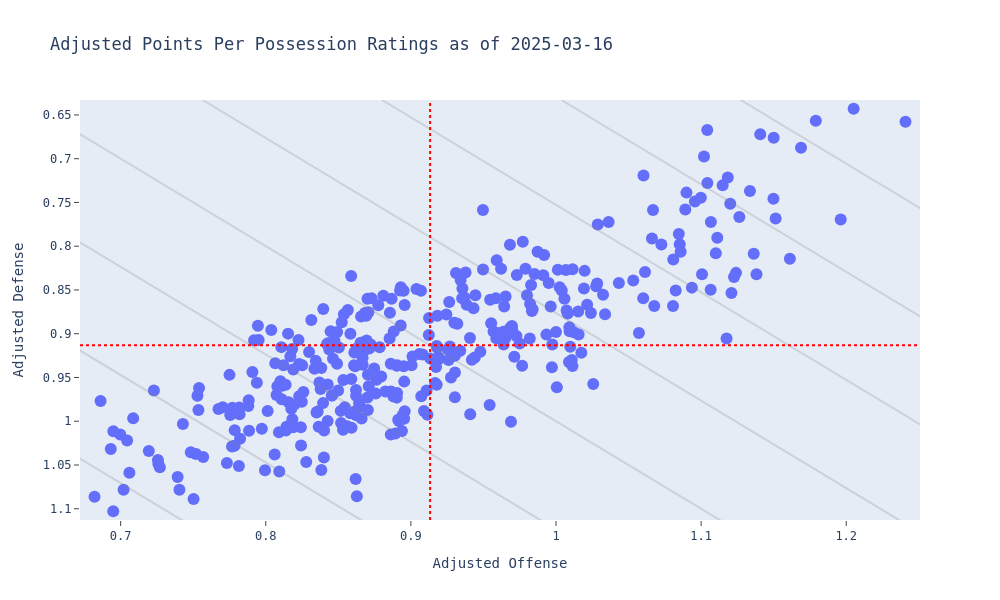

The code cell stored with this chart in its notebook:
### Code cell
import plotly.express as px

fig = px.scatter(
    df_ppp_all,
    x='Adjusted Offense',
    y='Adjusted Defense',
    hover_data='Team',
    title=f'Adjusted Points Per Possession Ratings as of {df["Date"].max().strftime("%Y-%m-%d")}',
    width=1_000, height=600,
)

fig.update_layout(
    font_family='monospace',
    hovermode='closest',
    yaxis=dict(
        showgrid=False,
        ticks='outside',
    ),
    xaxis=dict(
        showgrid=False,
        ticks='outside',
    ),
    xaxis_range=(df_ppp_all['Adjusted Offense'].min()-0.01, df_ppp_all['Adjusted Offense'].max()+0.01),
    yaxis_range=(df_ppp_all['Adjusted Defense'].max()+0.01, df_ppp_all['Adjusted Defense'].min()-0.01),
)

fig.update_traces(marker=dict(size=12))

fig.add_vline(
    x=df_ppp_all['Adjusted Offense'].mean(),
    line=dict(color="red", width=2, dash="dot")
)

fig.add_hline(
    y=df_ppp_all['Adjusted Defense'].mean(),
    line=dict(color="red", width=2, dash="dot")
)

# sloped gridlines
minimum = min(df_ppp_all['Adjusted Offense'].min(), df_ppp_all['Adjusted Defense'].min())-0.01
maximum = max(df_ppp_all['Adjusted Offense'].max(), df_ppp_all['Adjusted Defense'].max())+0.01

for offset in np.linspace(0, maximum-minimum, 6):
    fig.add_scatter(
        x=(minimum+offset, maximum+offset),
        y=(minimum, maximum),
        mode='lines',
        line_color='grey',
        opacity=0.25,
        showlegend=False,
        hoverinfo='skip'
    )

    if offset:
        fig.add_scatter(
            x=(minimum-offset, maximum-offset),
            y=(minimum, maximum),
            mode='lines',
            line_color='grey',
            opacity=0.25,
            showlegend=False,
            hoverinfo='skip'
        )

fig.show()

### Figure 1 — Plotly figure (JSON) as saved in the notebook; plotly's stock layout.template omitted (floating-point values rounded to 4 significant figures; data arrays with more than 128 entries replaced by an {"elided": "..."} marker saying what was removed)
{"data": [{"customdata": {"elided": "362x1 str values"}, "hovertemplate": "Adjusted Offense=%{x}<br>Adjusted Defense=%{y}<br>Team=%{customdata[0]}<extra></extra>", "legendgroup": "", "marker": {"color": "#636efa", "size": 12, "symbol": "circle"}, "mode": "markers", "name": "", "orientation": "v", "showlegend": false, "type": "scatter", "x": {"elided": "362 float values"}, "xaxis": "x", "y": {"elided": "362 float values"}, "yaxis": "y"}, {"hoverinfo": "skip", "line": {"color": "grey"}, "mode": "lines", "opacity": 0.25, "showlegend": false, "type": "scatter", "x": [0.6329, 1.251], "y": [0.6329, 1.251]}, {"hoverinfo": "skip", "line": {"color": "grey"}, "mode": "lines", "opacity": 0.25, "showlegend": false, "type": "scatter", "x": [0.7565, 1.374], "y": [0.6329, 1.251]}, {"hoverinfo": "skip", "line": {"color": "grey"}, "mode": "lines", "opacity": 0.25, "showlegend": false, "type": "scatter", "x": [0.5094, 1.127], "y": [0.6329, 1.251]}, {"hoverinfo": "skip", "line": {"color": "grey"}, "mode": "lines", "opacity": 0.25, "showlegend": false, "type": "scatter", "x": [0.8801, 1.498], "y": [0.6329, 1.251]}, {"hoverinfo": "skip", "line": {"color": "grey"}, "mode": "lines", "opacity": 0.25, "showlegend": false, "type": "scatter", "x": [0.3858, 1.004], "y": [0.6329, 1.251]}, {"hoverinfo": "skip", "line": {"color": "grey"}, "mode": "lines", "opacity": 0.25, "showlegend": false, "type": "scatter", "x": [1.004, 1.622], "y": [0.6329, 1.251]}, {"hoverinfo": "skip", "line": {"color": "grey"}, "mode": "lines", "opacity": 0.25, "showlegend": false, "type": "scatter", "x": [0.2622, 0.8801], "y": [0.6329, 1.251]}, {"hoverinfo": "skip", "line": {"color": "grey"}, "mode": "lines", "opacity": 0.25, "showlegend": false, "type": "scatter", "x": [1.127, 1.745], "y": [0.6329, 1.251]}, {"hoverinfo": "skip", "line": {"color": "grey"}, "mode": "lines", "opacity": 0.25, "showlegend": false, "type": "scatter", "x": [0.1386, 0.7565], "y": [0.6329, 1.251]}, {"hoverinfo": "skip", "line": {"color": "grey"}, "mode": "lines", "opacity": 0.25, "showlegend": false, "type": "scatter", "x": [1.251, 1.869], "y": [0.6329, 1.251]}, {"hoverinfo": "skip", "line": {"color": "grey"}, "mode": "lines", "opacity": 0.25, "showlegend": false, "type": "scatter", "x": [0.01505, 0.6329], "y": [0.6329, 1.251]}], "layout": {"font": {"family": "monospace"}, "height": 600, "hovermode": "closest", "legend": {"tracegroupgap": 0}, "shapes": [{"line": {"color": "red", "dash": "dot", "width": 2}, "type": "line", "x0": 0.9133, "x1": 0.9133, "xref": "x", "y0": 0, "y1": 1, "yref": "y domain"}, {"line": {"color": "red", "dash": "dot", "width": 2}, "type": "line", "x0": 0, "x1": 1, "xref": "x domain", "y0": 0.9133, "y1": 0.9133, "yref": "y"}], "title": {"text": "Adjusted Points Per Possession Ratings as of 2025-03-16"}, "width": 1000, "xaxis": {"anchor": "y", "domain": [0, 1], "range": [0.672, 1.251], "showgrid": false, "ticks": "outside", "title": {"text": "Adjusted Offense"}}, "yaxis": {"anchor": "x", "domain": [0, 1], "range": [1.113, 0.6329], "showgrid": false, "ticks": "outside", "title": {"text": "Adjusted Defense"}}}}
